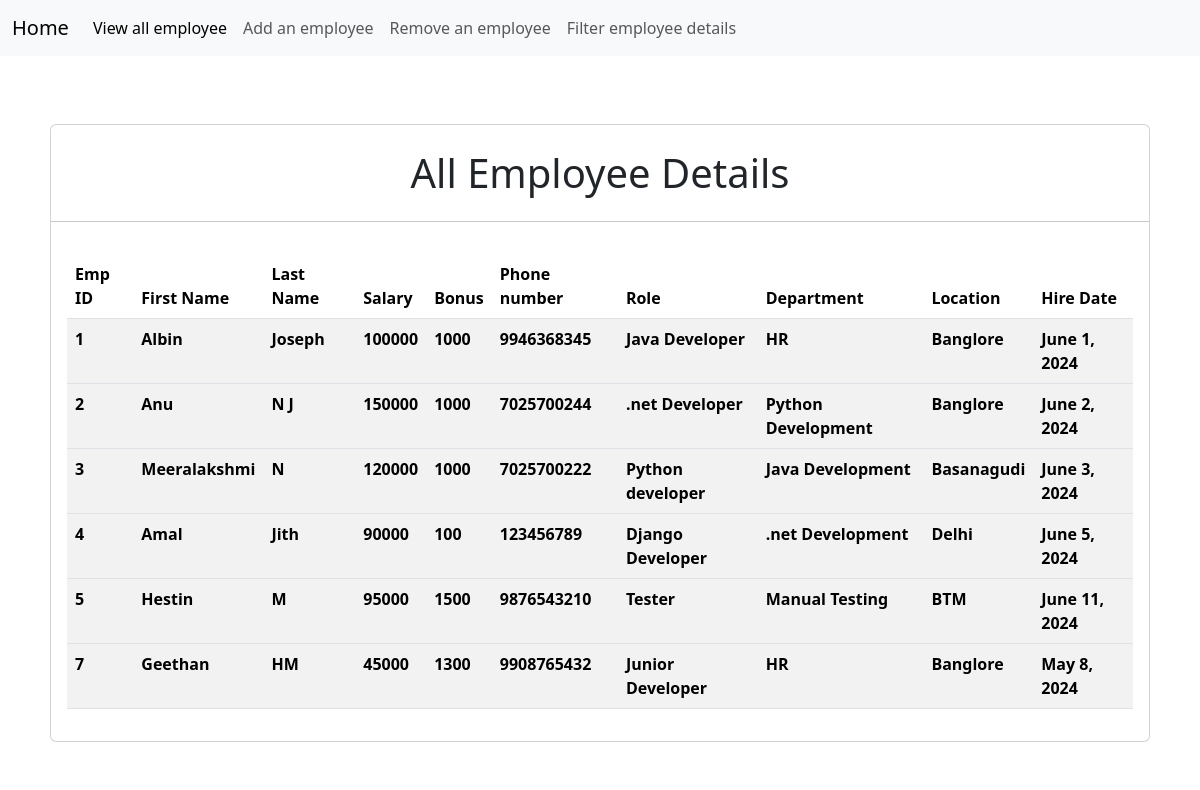
The app's page /all_emp with its own data.
### emp_app/models.py (models this page shows, shortened)
class Employee(models.Model):
    first_name=models.CharField(max_length=100, null=False)
    last_name=models.CharField(max_length=100)
    dept =models.ForeignKey(Department,on_delete=models.CASCADE)
    salary= models.IntegerField(default=0)
    bonus = models.IntegerField(default=0)
    role =models.ForeignKey(Role, on_delete=models.CASCADE)
    phone= models.IntegerField(default=0)
    hire_date = models.DateField()
    def __str__(self):
        return "%s %s %s" %(self.first_name, self.last_name, self.phone)

class Role(models.Model):
    name=models.CharField(max_length=100, null=False)

class Department(models.Model):
    name=models.CharField(max_length=100,null=False)
    location= models.CharField(max_length=100)

### emp_app/views.py (the view)
# urls.py: path('all_emp',views.all_emp,name='all_emp'),
def all_emp(request):
    emps=Employee.objects.all()
    context={
        'emps' : emps
    }
    print(context)
    return render(request,'View_all_emp.html',context)

### emp_app/templates/View_all_emp.html (shortened to what this page needs)
{% extends 'nav.html' %}
{% block content%}
</head>
<body>
    <div class="container mt-5">
        <div class="jumbotron">
            <div class="card"><br>
                <h1 style="text-align: center;">All Employee Details</h1><hr>
                <div class="card-body">
                    <table class="table table-striped">
                        <thead>
                          <tr>
                            <th scope="col">Emp ID</th>
                            <th scope="col">First Name</th>
                            <th scope="col">Last Name</th>
                            <th scope="col">Salary</th>
                            <th scope="col">Bonus</th>
                            <th scope="col">Phone number</th>
                            <th scope="col">Role</th>
                            <th scope="col">Department</th>
                            <th scope="col">Location</th>
                            <th scope="col">Hire Date</th>
                          </tr>
                        </thead>
                        {% for emp in emps %}
                        <tbody>
                            <tr>
                                <th>{{ emp.id }}</th>
                                <th>{{ emp.first_name }}</th>
                                <th>{{ emp.last_name }}</th>
                                <th>{{ emp.salary }}</th>
                                <th>{{ emp.bonus }}</th>
                                <th>{{ emp.phone }}</th>
                                <th>{{ emp.role.name }}</th>
                                <th>{{ emp.dept.name }}</th>
                                <th>{{ emp.dept.location }}</th>
                                <th>{{ emp.hire_date }}</th>
                            </tr>
                        </tbody>
                        {% endfor %}
                      </table>
                </div>
            </div>
        </div>
    </div>
    {% endblock %}

### emp_app/templates/nav.html (shortened to what this page needs)
<!DOCTYPE html>
{% load static %}
<html lang="en">
<head>
    <link href="https://cdn.jsdelivr.net/npm/bootstrap@5.3.3/dist/css/bootstrap.min.css" rel="stylesheet">
</head>
<body>
    <nav class="navbar navbar-expand-lg bg-body-tertiary">
        <div class="container-fluid">
          <a class="navbar-brand" href="{% url 'index' %}">Home</a>
          <div class="collapse navbar-collapse" id="navbarNav">
            <ul class="navbar-nav">
              <li class="nav-item">
                <a class="nav-link active" aria-current="page" href="{% url 'all_emp' %}">View all employee</a>
              </li>
              <li class="nav-item">
                <a class="nav-link" href="{% url 'add_emp' %}">Add an employee</a>
              </li>
              <li class="nav-item">
                <a class="nav-link" href="{% url 'remove_emp' %}">Remove an employee</a>
              </li>
              <li class="nav-item">
                <a class="nav-link" href="{% url 'filter_emp' %}">Filter employee details</a>
              </li>
            </ul>
          </div>
        </div>
      </nav>
    {% block content%}
    {% endblock%}
</body>
</html>

### emp_app/templates/View_all_emp.html (style rules this page uses)
body, html { height: 100%; margin: 0; }
body { background-image: url('https://cdn.pixabay.com/photo/2020/08/29/00/19/people-5525900_1280.png'); background-size: cover; background-repeat: no-repeat; background-attachment: fixed; }
.container { background-color: rgba(255, 255, 255, 0.8); padding: 20px; border-radius: 10px; }
.table { background-color: rgba(255, 255, 255, 0.5); }
.table thead th { background-color: rgba(255, 255, 255, 0.6); }
.table tbody tr { background-color: rgba(255, 255, 255, 0.4); }

### records on screen
Employee: id "1", first_name "Albin", last_name "Joseph", salary "100000", bonus "1000", phone "9946368345", role.name "Java Developer", dept.name "HR", dept.location "Banglore", hire_date "June 1, 2024"
Employee: id "2", first_name "Anu", last_name "N J", salary "150000", bonus "1000", phone "7025700244", role.name ".net Developer", dept.name "Python Development", dept.location "Banglore", hire_date "June 2, 2024"
Employee: id "3", first_name "Meeralakshmi", last_name "N", salary "120000", bonus "1000", phone "7025700222", role.name "Python developer", dept.name "Java Development", dept.location "Basanagudi", hire_date "June 3, 2024"
Employee: id "4", first_name "Amal", last_name "Jith", salary "90000", bonus "100", phone "123456789", role.name "Django Developer", dept.name ".net Development", dept.location "Delhi", hire_date "June 5, 2024"
Employee: id "5", first_name "Hestin", last_name "M", salary "95000", bonus "1500", phone "9876543210", role.name "Tester", dept.name "Manual Testing", dept.location "BTM", hire_date "June 11, 2024"
Employee: id "7", first_name "Geethan", last_name "HM", salary "45000", bonus "1300", phone "9908765432", role.name "Junior Developer", dept.name "HR", dept.location "Banglore", hire_date "May 8, 2024"
